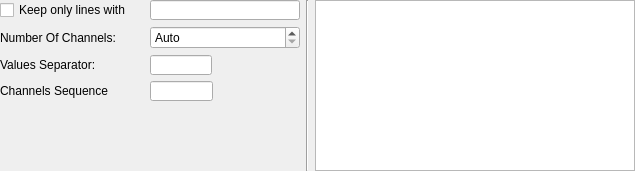
<?xml version="1.0" encoding="UTF-8"?>
<ui version="4.0">
 <class>AsciiReaderSettings</class>
 <widget class="QWidget" name="AsciiReaderSettings">
  <property name="geometry">
   <rect>
    <x>0</x>
    <y>0</y>
    <width>635</width>
    <height>171</height>
   </rect>
  </property>
  <property name="windowTitle">
   <string>Form</string>
  </property>
  <layout class="QHBoxLayout" name="horizontalLayout_3">
   <property name="leftMargin">
    <number>0</number>
   </property>
   <property name="topMargin">
    <number>0</number>
   </property>
   <property name="rightMargin">
    <number>0</number>
   </property>
   <property name="bottomMargin">
    <number>0</number>
   </property>
   <item>
    <layout class="QGridLayout" name="gridLayout_3" rowstretch="0,0,0,0,0">
     <property name="sizeConstraint">
      <enum>QLayout::SetMaximumSize</enum>
     </property>
     <item row="4" column="0">
      <spacer name="verticalSpacer_2">
       <property name="orientation">
        <enum>Qt::Vertical</enum>
       </property>
       <property name="sizeHint" stdset="0">
        <size>
         <width>20</width>
         <height>40</height>
        </size>
       </property>
      </spacer>
     </item>
     <item row="3" column="1">
      <widget class="QLineEdit" name="spChannelsSequence">
       <property name="minimumSize">
        <size>
         <width>63</width>
         <height>20</height>
        </size>
       </property>
       <property name="maximumSize">
        <size>
         <width>63</width>
         <height>20</height>
        </size>
       </property>
       <property name="toolTip">
        <string># of channel separated by ',' (ex '2,3,4')</string>
       </property>
       <property name="inputMethodHints">
        <set>Qt::ImhDigitsOnly</set>
       </property>
       <property name="cursorMoveStyle">
        <enum>Qt::VisualMoveStyle</enum>
       </property>
       <property name="clearButtonEnabled">
        <bool>false</bool>
       </property>
      </widget>
     </item>
     <item row="3" column="0">
      <widget class="QLabel" name="label_2">
       <property name="maximumSize">
        <size>
         <width>200</width>
         <height>16777215</height>
        </size>
       </property>
       <property name="text">
        <string>Channels Sequence</string>
       </property>
      </widget>
     </item>
     <item row="2" column="0">
      <widget class="QLabel" name="label">
       <property name="maximumSize">
        <size>
         <width>200</width>
         <height>16777215</height>
        </size>
       </property>
       <property name="text">
        <string>Values Separator:</string>
       </property>
      </widget>
     </item>
     <item row="1" column="1">
      <widget class="QSpinBox" name="spNumOfChannels">
       <property name="minimumSize">
        <size>
         <width>60</width>
         <height>0</height>
        </size>
       </property>
       <property name="toolTip">
        <string>Select number of channels or set to 0 for Auto (determined from incoming data)</string>
       </property>
       <property name="specialValueText">
        <string>Auto</string>
       </property>
       <property name="keyboardTracking">
        <bool>false</bool>
       </property>
       <property name="minimum">
        <number>0</number>
       </property>
       <property name="maximum">
        <number>32</number>
       </property>
      </widget>
     </item>
     <item row="2" column="1">
      <widget class="QLineEdit" name="spValuesSeparator">
       <property name="sizePolicy">
        <sizepolicy hsizetype="Fixed" vsizetype="Fixed">
         <horstretch>0</horstretch>
         <verstretch>0</verstretch>
        </sizepolicy>
       </property>
       <property name="minimumSize">
        <size>
         <width>62</width>
         <height>20</height>
        </size>
       </property>
       <property name="maximumSize">
        <size>
         <width>62</width>
         <height>20</height>
        </size>
       </property>
       <property name="toolTip">
        <string>This character is used to split incomming datas (default is ',')</string>
       </property>
       <property name="inputMask">
        <string notr="true"/>
       </property>
       <property name="text">
        <string/>
       </property>
       <property name="maxLength">
        <number>1</number>
       </property>
       <property name="cursorPosition">
        <number>0</number>
       </property>
       <property name="alignment">
        <set>Qt::AlignCenter</set>
       </property>
       <property name="placeholderText">
        <string notr="true"/>
       </property>
       <property name="clearButtonEnabled">
        <bool>false</bool>
       </property>
      </widget>
     </item>
     <item row="1" column="0">
      <widget class="QLabel" name="label_4">
       <property name="maximumSize">
        <size>
         <width>200</width>
         <height>16777215</height>
        </size>
       </property>
       <property name="text">
        <string>Number Of Channels:</string>
       </property>
      </widget>
     </item>
     <item row="0" column="0">
      <widget class="QCheckBox" name="cbRegexChecked">
       <property name="text">
        <string>Keep only lines with</string>
       </property>
      </widget>
     </item>
     <item row="0" column="1">
      <widget class="QLineEdit" name="spRegex">
       <property name="minimumSize">
        <size>
         <width>62</width>
         <height>20</height>
        </size>
       </property>
       <property name="maximumSize">
        <size>
         <width>150</width>
         <height>20</height>
        </size>
       </property>
       <property name="toolTip">
        <string>Discard all the lines that do not match this regexp</string>
       </property>
       <property name="inputMethodHints">
        <set>Qt::ImhLatinOnly|Qt::ImhSensitiveData</set>
       </property>
      </widget>
     </item>
    </layout>
   </item>
   <item>
    <layout class="QGridLayout" name="gridLayout_2">
     <property name="sizeConstraint">
      <enum>QLayout::SetMinimumSize</enum>
     </property>
     <item row="0" column="1">
      <widget class="QPlainTextEdit" name="ptAsciiMessages">
       <property name="minimumSize">
        <size>
         <width>320</width>
         <height>0</height>
        </size>
       </property>
       <property name="maximumSize">
        <size>
         <width>50000</width>
         <height>16777215</height>
        </size>
       </property>
      </widget>
     </item>
     <item row="0" column="0">
      <widget class="Line" name="line">
       <property name="orientation">
        <enum>Qt::Vertical</enum>
       </property>
      </widget>
     </item>
    </layout>
   </item>
   <item>
    <spacer name="verticalSpacer">
     <property name="orientation">
      <enum>Qt::Vertical</enum>
     </property>
     <property name="sizeType">
      <enum>QSizePolicy::MinimumExpanding</enum>
     </property>
     <property name="sizeHint" stdset="0">
      <size>
       <width>0</width>
       <height>10</height>
      </size>
     </property>
    </spacer>
   </item>
  </layout>
 </widget>
 <resources/>
 <connections/>
</ui>
